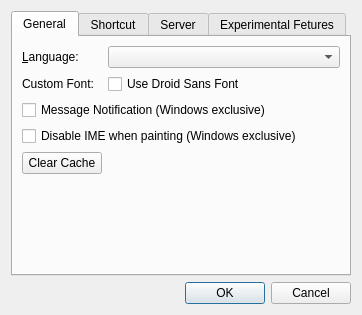
<?xml version="1.0" encoding="UTF-8"?>
<ui version="4.0">
 <class>ConfigureDialog</class>
 <widget class="QDialog" name="ConfigureDialog">
  <property name="geometry">
   <rect>
    <x>0</x>
    <y>0</y>
    <width>362</width>
    <height>315</height>
   </rect>
  </property>
  <property name="windowTitle">
   <string>Configuration</string>
  </property>
  <layout class="QVBoxLayout">
   <item>
    <widget class="QTabWidget" name="configureTab">
     <property name="currentIndex">
      <number>0</number>
     </property>
     <widget class="QWidget" name="generalTab">
      <attribute name="title">
       <string>General</string>
      </attribute>
      <layout class="QFormLayout" name="formLayout">
       <item row="0" column="0">
        <widget class="QLabel" name="languageLabel">
         <property name="text">
          <string>&amp;Language:</string>
         </property>
         <property name="buddy">
          <cstring>languageComboBox</cstring>
         </property>
        </widget>
       </item>
       <item row="0" column="1">
        <widget class="QComboBox" name="languageComboBox"/>
       </item>
       <item row="1" column="0">
        <widget class="QLabel" name="droidFontLabel">
         <property name="text">
          <string>Custom Font:</string>
         </property>
        </widget>
       </item>
       <item row="1" column="1">
        <widget class="QCheckBox" name="droid_font_checkbox">
         <property name="text">
          <string>Use Droid Sans Font</string>
         </property>
        </widget>
       </item>
       <item row="2" column="0" colspan="2">
        <widget class="QCheckBox" name="msg_notify_checkbox">
         <property name="text">
          <string>Message Notification (Windows exclusive)</string>
         </property>
        </widget>
       </item>
       <item row="3" column="0" colspan="2">
        <widget class="QCheckBox" name="auto_disable_ime_checkbox">
         <property name="text">
          <string>Disable IME when painting (Windows exclusive)</string>
         </property>
        </widget>
       </item>
       <item row="5" column="0">
        <widget class="QPushButton" name="clearCache">
         <property name="text">
          <string>Clear Cache</string>
         </property>
        </widget>
       </item>

      </layout>
     </widget>
     <widget class="QWidget" name="shortcutTab">
      <attribute name="title">
       <string>Shortcut</string>
      </attribute>
      <layout class="QVBoxLayout" name="verticalLayout">
       <item>
        <widget class="QTreeWidget" name="shortcutList">
         <property name="alternatingRowColors">
          <bool>true</bool>
         </property>
         <property name="animated">
          <bool>true</bool>
         </property>
         <property name="columnCount">
          <number>3</number>
         </property>
         <column>
          <property name="text">
           <string>Name</string>
          </property>
         </column>
         <column>
          <property name="text">
           <string>Shortcut</string>
          </property>
         </column>
         <column>
          <property name="text">
           <string>Type</string>
          </property>
         </column>
        </widget>
       </item>
       <item>
        <widget class="QLabel" name="label">
         <property name="text">
          <string>Double click the shortcut and press your shortcut keys.</string>
         </property>
         <property name="wordWrap">
          <bool>true</bool>
         </property>
        </widget>
       </item>
      </layout>
     </widget>
     <widget class="QWidget" name="serverTab">
      <attribute name="title">
       <string>Server</string>
      </attribute>
      <layout class="QVBoxLayout" name="verticalLayout_3">
       <item>
        <widget class="QCheckBox" name="use_default_server_checkbox">
         <property name="text">
          <string>Use default server</string>
         </property>
        </widget>
       </item>
       <item>
        <layout class="QGridLayout" name="gridLayout">
         <item row="0" column="0">
          <widget class="QLabel" name="ipv4_label">
           <property name="text">
            <string>address</string>
           </property>
          </widget>
         </item>
         <item row="0" column="1">
          <widget class="QLineEdit" name="ipv4_lineedit"/>
         </item>
        </layout>
       </item>
       <item>
        <widget class="QLabel" name="server_notice_label">
         <property name="styleSheet">
          <string notr="true">#server_notice_label {
font-weight: bold;
}</string>
         </property>
         <property name="text">
          <string>Warning, non-default server may lead to software crush.
Use at your own risk.</string>
         </property>
         <property name="wordWrap">
          <bool>true</bool>
         </property>
        </widget>
       </item>
       <item>
        <spacer name="verticalSpacer_2">
         <property name="orientation">
          <enum>Qt::Vertical</enum>
         </property>
         <property name="sizeHint" stdset="0">
          <size>
           <width>20</width>
           <height>40</height>
          </size>
         </property>
        </spacer>
       </item>
      </layout>
     </widget>
     <widget class="QWidget" name="experimentalTab">
      <attribute name="title">
       <string>Experimental Fetures</string>
      </attribute>
      <layout class="QVBoxLayout" name="verticalLayout_2">
       <item>
        <widget class="QCheckBox" name="enable_tablet">
         <property name="text">
          <string>Enable Tablet Support</string>
         </property>
        </widget>
       </item>
       <item>
        <widget class="QCheckBox" name="skip_replay">
         <property name="text">
          <string>Always skip replay if possible</string>
         </property>
        </widget>
       </item>

       <item>
        <spacer name="verticalSpacer">
         <property name="orientation">
          <enum>Qt::Vertical</enum>
         </property>
         <property name="sizeHint" stdset="0">
          <size>
           <width>20</width>
           <height>40</height>
          </size>
         </property>
        </spacer>
       </item>
      </layout>
     </widget>
    </widget>
   </item>
   <item>
    <widget class="QDialogButtonBox" name="okCancelBox">
     <property name="orientation">
      <enum>Qt::Horizontal</enum>
     </property>
     <property name="standardButtons">
      <set>QDialogButtonBox::Cancel|QDialogButtonBox::Ok</set>
     </property>
    </widget>
   </item>
  </layout>
 </widget>
 <resources/>
 <connections>
  <connection>
   <sender>okCancelBox</sender>
   <signal>accepted()</signal>
   <receiver>ConfigureDialog</receiver>
   <slot>accept()</slot>
   <hints>
    <hint type="sourcelabel">
     <x>248</x>
     <y>254</y>
    </hint>
    <hint type="destinationlabel">
     <x>157</x>
     <y>274</y>
    </hint>
   </hints>
  </connection>
  <connection>
   <sender>okCancelBox</sender>
   <signal>rejected()</signal>
   <receiver>ConfigureDialog</receiver>
   <slot>reject()</slot>
   <hints>
    <hint type="sourcelabel">
     <x>316</x>
     <y>260</y>
    </hint>
    <hint type="destinationlabel">
     <x>286</x>
     <y>274</y>
    </hint>
   </hints>
  </connection>
 </connections>
</ui>
